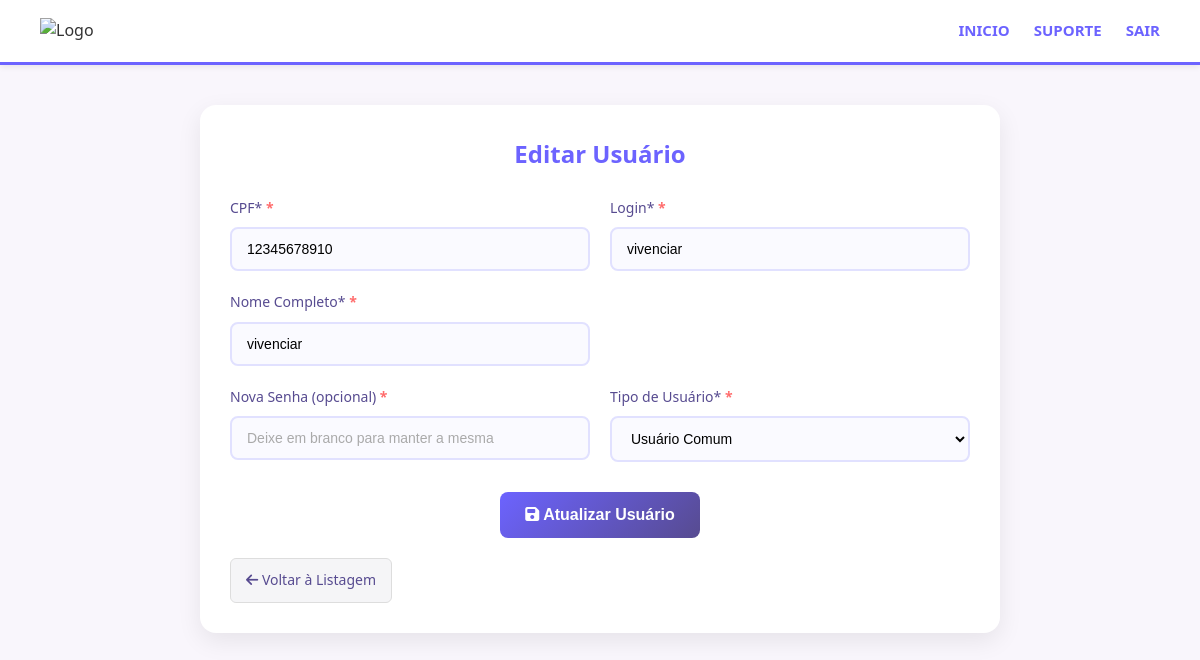
The app's page /app/c_admin/atualizar_usuario.php?id=10 (signed in) with its own data.
### tables this page shows
CREATE TABLE `usuarios` (
  `id` int NOT NULL AUTO_INCREMENT,
  `cpf` varchar(45) NOT NULL,
  `login` varchar(60) NOT NULL,
  `senha` varchar(300) NOT NULL,
  `nm_usuario` varchar(45) NOT NULL,
  `tipo` varchar(45) NOT NULL DEFAULT 'user',
  PRIMARY KEY (`id`)
);

### classes/db.class.php (called while the page is built)
<?php
class DB
{
    public static function connect()
    {
        $host = '127.0.0.1';
        $port = 3333;
        $user = 'root';
        $pass = 'hants12';
        $base = 'vivenciar';
        try {
            $pdo = new PDO("mysql:host={$host};port={$port};dbname={$base};charset=UTF8", $user, $pass);
            $pdo->setAttribute(PDO::ATTR_ERRMODE, PDO::ERRMODE_EXCEPTION);
            return $pdo;
        } catch (PDOException $e) {
            die("Erro na conexão com o banco de dados: " . $e->getMessage());
        }
    }
}

### app/c_admin/classes/gest-user.class.php (called while the page is built, shortened)
<?php
class GestUser
{
    private $db;
    public function __construct()
    {
        try {
            $this->db = DB::connect();
        } catch (Exception $e) {
            throw new Exception("Erro na conexão com o banco de dados: " . $e->getMessage());
        }
    }
    public function buscarPorId($id)
    {
        $stmt = $this->db->prepare("SELECT id, cpf, login, nm_usuario, tipo FROM usuarios WHERE id = ? LIMIT 1");
        $stmt->execute([$id]);
        return $stmt->fetch(PDO::FETCH_ASSOC);
    }
}
?>

### app/c_admin/atualizar_usuario.php (the view, shortened to what this page needs)
<?php
include "classes/gest-user.class.php";
include "../../classes/db.class.php";
$id = isset($_GET['id']) ? (int)$_GET['id'] : 0;
$usuario = new GestUser();
$usuarioAtual = $usuario->buscarPorId($id);
?>
<!DOCTYPE html>
<html lang="pt-BR">
<head>
    <link rel="stylesheet" href="src/style.css">
    <link rel="stylesheet" href="https://cdnjs.cloudflare.com/ajax/libs/font-awesome/6.6.0/css/all.min.css">
</head>
<body>
    <header>
        <div class="logo">
            <img src="#" alt="Logo">
        </div>
        <nav>
            <ul>
                <li><a href="./">INICIO</a></li>
                <li><a href="#">SUPORTE</a></li>
                <li><a href="?sair">SAIR</a></li>
            </ul>
        </nav>
    </header>
    <section class="simple-box">
        <h2>Editar Usuário</h2>
        <div class="form-container">
            <form action="" method="POST">
                <div class="form-row">
                    <div class="form-group">
                        <label for="cpf">CPF*</label>
                        <input required type="text" id="cpf" name="cpf" required maxlength="11" placeholder="Digite o CPF"
                               value="<?php echo htmlspecialchars($usuarioAtual['cpf']); ?>">
                    </div>
                    <div class="form-group">
                        <label for="login">Login*</label>
                        <input required type="text" id="login" name="login" required maxlength="60" placeholder="Digite o login"
                               value="<?php echo htmlspecialchars($usuarioAtual['login']); ?>">
                    </div>
                    <div class="form-group">
                        <label for="nm_usuario">Nome Completo*</label>
                        <input required type="text" id="nm_usuario" name="nm_usuario" required maxlength="45" placeholder="Digite o nome"
                               value="<?php echo htmlspecialchars($usuarioAtual['nm_usuario']); ?>">
                    </div>
                </div>
                <div class="form-row">
                    <div class="form-group">
                        <label for="senha">Nova Senha (opcional)</label>
                        <input type="password" id="senha" name="senha" maxlength="30" placeholder="Deixe em branco para manter a mesma">
                    </div>
                    <div class="form-group">
                        <label for="tipo">Tipo de Usuário*</label>
                        <select required id="tipo" name="tipo" required>
                            <option value="user" <?php echo ($usuarioAtual['tipo'] == 'user' ? 'selected' : ''); ?>>Usuário Comum</option>
                        </select>
                    </div>
                </div>
                <button type="submit" class="btn-add">
                    <i class="fas fa-save"></i> Atualizar Usuário
                </button>
            </form>
        </div>
        <div style="margin-top: 20px;">
            <a href="index.php" class="btn-clear">
                <i class="fas fa-arrow-left"></i> Voltar à Listagem
            </a>
        </div>
    </section>
</body>
</html>

### app/c_admin/src/style.css (style rules this page uses)
* { margin: 0; padding: 0; box-sizing: border-box; }
body { font-family: 'Segoe UI', Tahoma, Geneva, Verdana, sans-serif; background-color: #f9f6fc; color: #333; line-height: 1.6; }
header { display: flex; justify-content: space-between; align-items: center; padding: 18px 40px; background: white; box-shadow: 0 2px 6px rgba(0, 0, 0, 0.08); border-bottom: 3px solid #6c63ff; position: sticky; top: 0; z-index: 100; }
.logo img { width: 120px; height: auto; }
nav ul { list-style: none; display: flex; gap: 24px; padding: 0; margin: 0; }
nav ul li a { text-decoration: none; color: #6c63ff; font-weight: 600; font-size: 15px; transition: color 0.2s ease; }
.simple-box { max-width: 800px; margin: 40px auto; padding: 30px; background: white; border-radius: 16px; box-shadow: 0 8px 24px rgba(0, 0, 0, 0.08); overflow: hidden; }
.simple-box h2 { color: #6c63ff; font-size: 24px; margin-bottom: 24px; text-align: center; font-weight: 600; }
.form-container { margin-top: 20px; }
.form-row { display: grid; grid-template-columns: repeat(auto-fit, minmax(250px, 1fr)); gap: 20px; margin-bottom: 20px; }
.form-group { display: flex; flex-direction: column; }
.form-group label { color: #574b90; font-weight: 500; margin-bottom: 8px; font-size: 14px; }
.form-group input, .form-group select { padding: 12px 15px; border: 2px solid #e1e1ff; border-radius: 8px; font-size: 14px; transition: all 0.3s ease; background: #fafaff; }
.form-group input::placeholder { color: #aaa; }
.btn-add { background: linear-gradient(135deg, #6c63ff 0%, #574b90 100%); color: white; border: none; padding: 14px 25px; border-radius: 8px; font-size: 16px; font-weight: 600; cursor: pointer; transition: all 0.3s ease; width: 100%; max-width: 200px; margin: 30px auto 0; display: block; }
.form-group label::after { content: " *"; color: #ff6b6b; font-weight: bold; }
.btn-clear { background: #f5f5f7; color: #574b90; text-decoration: none; border: 1px solid #ddd; border-radius: 6px; padding: 10px 15px; font-size: 14px; font-weight: 500; cursor: pointer; transition: all 0.2s ease; display: inline-block; }

### records on screen
usuarios: cpf "12345678910", login "vivenciar", nm_usuario "vivenciar", tipo "Usuário Comum"
